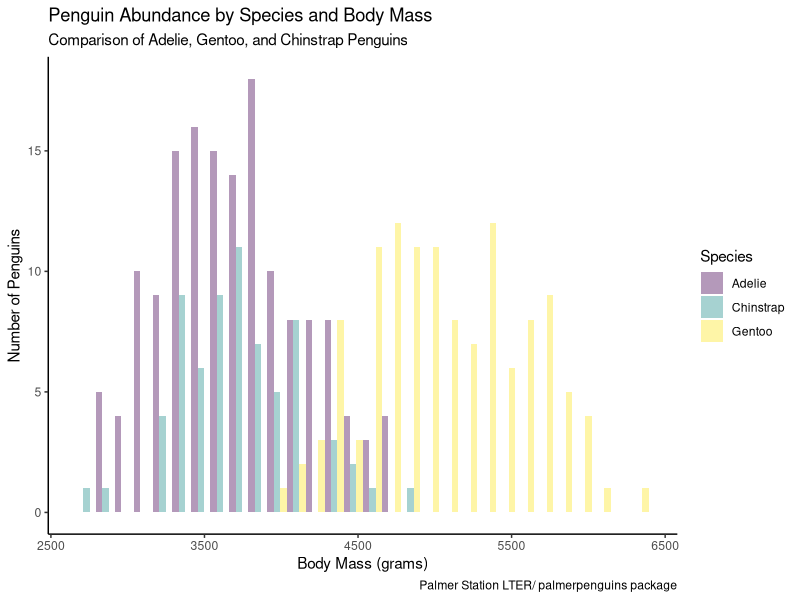
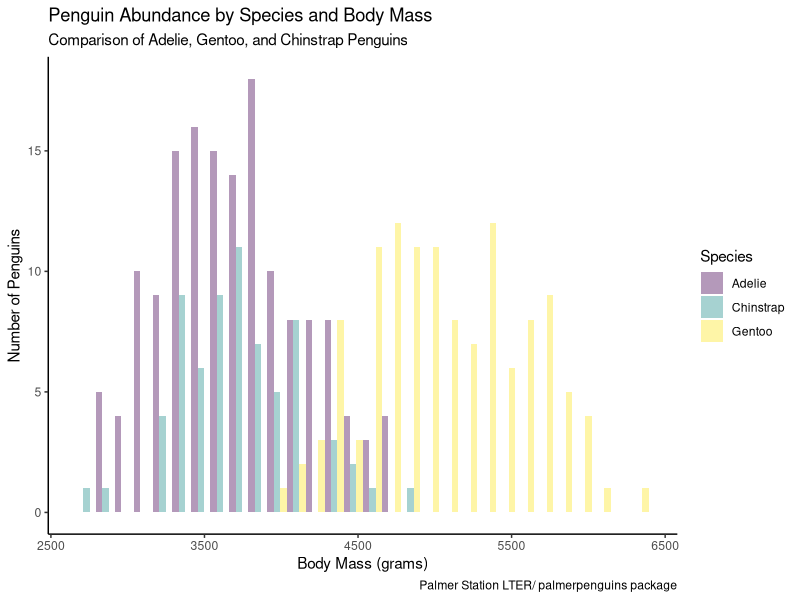

Recreate these plots in R, in order.
###This is the script for the ggplot 1 assignment###
###Created by Nick Mattson###
###Script created on 9-14-2026###
########################################################

###Load Libraries###
library(palmerpenguins)
library(tidyverse)
glimpse(penguins)

###Data Structure###
head(penguins)

###ggplot visual###
ggplot(data=penguins,
       mapping = aes(x = body_mass_g,
                     fill = species))+
  geom_histogram(bins = 30, alpha = 0.4, position = "dodge")+
  theme_classic()+
  labs(title = "Penguin Abundance by Species and Body Mass",
       subtitle = "Comparison of Adelie, Gentoo, and Chinstrap Penguins",
       x = "Body Mass (grams)", y = "Number of Penguins",
       fill = "Species",
       caption = "Palmer Station LTER/ palmerpenguins package")+
  scale_fill_viridis_d()

###save plot as image file###
ggsave("Penguins_Histogram.png")
